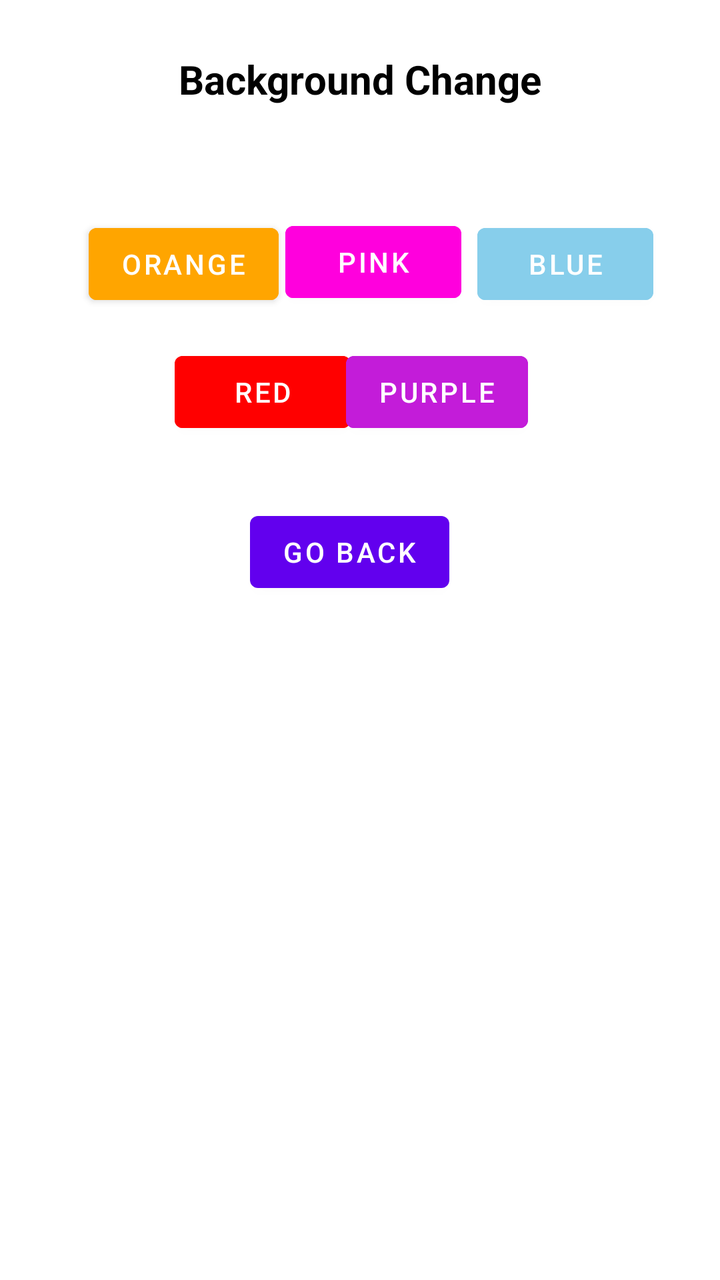
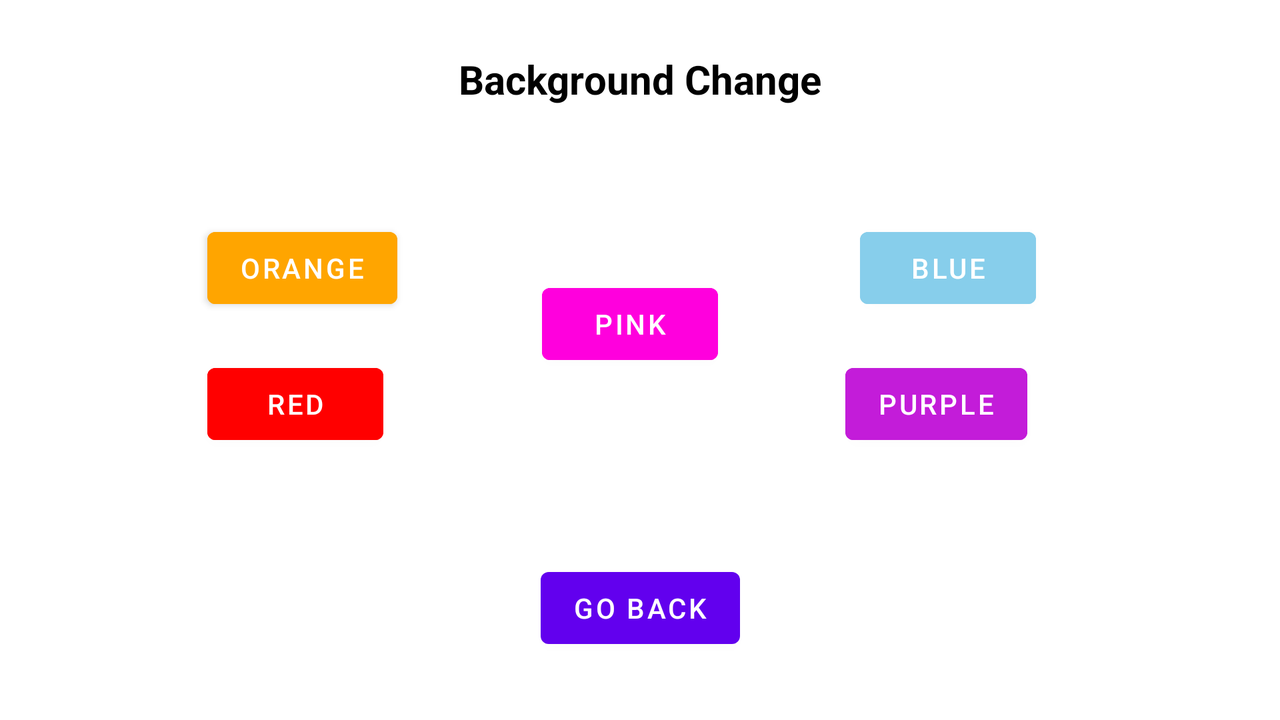

Compare how this app lays out the same screen by default and in its alternative resource folder. The renders come first, then the two layout files and the values they reference.
<!-- AndroidManifest.xml: application theme Theme.MediaPlayerCW -->
<!-- res/layout/activity_change_background.xml -->
<?xml version="1.0" encoding="utf-8"?>
<androidx.constraintlayout.widget.ConstraintLayout xmlns:android="http://schemas.android.com/apk/res/android"
    xmlns:app="http://schemas.android.com/apk/res-auto"
    xmlns:tools="http://schemas.android.com/tools"
    android:layout_width="match_parent"
    android:layout_height="match_parent"
    tools:context=".ChangeBackground"
    android:id="@+id/layout2"
    >

    <Button
        android:id="@+id/BackMainActivityButton"
        android:layout_width="wrap_content"
        android:layout_height="wrap_content"
        android:layout_marginTop="252dp"
        android:onClick="launchBackFirstActivity"
        android:text="@string/go_back"
        app:layout_constraintEnd_toEndOf="parent"
        app:layout_constraintHorizontal_bias="0.48"
        app:layout_constraintStart_toStartOf="parent"
        app:layout_constraintTop_toTopOf="parent" />

    <TextView
        android:id="@+id/ChangeBackgroundTitle"
        android:layout_width="wrap_content"
        android:layout_height="wrap_content"
        android:layout_centerHorizontal="true"
        android:layout_marginTop="16dp"
        android:padding="10dp"
        android:text="@string/background_change"
        android:textColor="@color/black"
        android:textSize="20sp"
        android:textStyle="bold"
        app:layout_constraintEnd_toEndOf="parent"
        app:layout_constraintStart_toStartOf="parent"
        app:layout_constraintTop_toTopOf="parent" />

    <Button
        android:id="@+id/Color1"
        android:layout_width="wrap_content"
        android:layout_height="wrap_content"
        android:layout_marginTop="108dp"
        android:backgroundTint="#FFA500"
        android:onClick="ChangeBackgroundOrange"
        android:text="@string/orange"
        app:layout_constraintEnd_toEndOf="parent"
        app:layout_constraintHorizontal_bias="0.167"
        app:layout_constraintStart_toStartOf="parent"
        app:layout_constraintTop_toTopOf="parent" />

    <Button
        android:id="@+id/Color2"
        android:layout_width="wrap_content"
        android:layout_height="wrap_content"
        android:layout_marginTop="16dp"
        android:backgroundTint="#FF0000"
        android:onClick="ChangeBackgroundRed"
        android:text="@string/red"
        app:layout_constraintEnd_toEndOf="parent"
        app:layout_constraintHorizontal_bias="0.321"
        app:layout_constraintStart_toStartOf="parent"
        app:layout_constraintTop_toBottomOf="@+id/Color1" />

    <Button
        android:id="@+id/Color3"
        android:layout_width="wrap_content"
        android:layout_height="wrap_content"
        android:layout_marginTop="108dp"
        android:backgroundTint="#87ceeb"
        android:onClick="ChangeBackgroundSkyBlue"
        android:text="@string/blue"
        app:layout_constraintEnd_toEndOf="parent"
        app:layout_constraintHorizontal_bias="0.748"
        app:layout_constraintStart_toEndOf="@+id/Color1"
        app:layout_constraintTop_toTopOf="parent" />

    <Button
        android:id="@+id/Color4"
        android:layout_width="wrap_content"
        android:layout_height="wrap_content"
        android:layout_marginTop="16dp"
        android:backgroundTint="#c31cd9"
        android:onClick="ChangeBackgroundPurple"
        android:text="@string/purple"
        app:layout_constraintEnd_toEndOf="parent"
        app:layout_constraintHorizontal_bias="0.643"
        app:layout_constraintStart_toStartOf="parent"
        app:layout_constraintTop_toBottomOf="@+id/Color3" />

    <Button
        android:id="@+id/Color5"
        android:layout_width="wrap_content"
        android:layout_height="wrap_content"
        android:layout_marginTop="44dp"
        android:backgroundTint="#ff00dd"
        android:onClick="ChangeBackgroundPink"
        android:text="@string/pink"
        app:layout_constraintEnd_toStartOf="@+id/Color3"
        app:layout_constraintHorizontal_bias="0.302"
        app:layout_constraintStart_toEndOf="@+id/Color1"
        app:layout_constraintTop_toBottomOf="@+id/ChangeBackgroundTitle" />
</androidx.constraintlayout.widget.ConstraintLayout>
<!-- resources referenced by this layout -->
<resources>
  <string name="background_change">Background Change</string>
  <string name="blue">Blue</string>
  <string name="go_back">Go back</string>
  <string name="orange">Orange</string>
  <string name="pink">Pink</string>
  <string name="purple">Purple</string>
  <string name="red">Red</string>
  <style name="Theme.MediaPlayerCW" parent="Theme.MaterialComponents.DayNight.DarkActionBar">
          
          <item name="colorPrimary">@color/purple_500</item>
          <item name="colorPrimaryVariant">@color/purple_700</item>
          <item name="colorOnPrimary">@color/white</item>
          
          <item name="colorSecondary">@color/teal_200</item>
          <item name="colorSecondaryVariant">@color/teal_700</item>
          <item name="colorOnSecondary">@color/black</item>
          
          <item name="android:statusBarColor" tools:targetApi="l">?attr/colorPrimaryVariant</item>
          
      </style>
</resources>
<!-- res/layout-land/activity_change_background.xml (the repository's variant of the layout above) -->
<!-- drawn on the phone turned sideways -->
<?xml version="1.0" encoding="utf-8"?>
<androidx.constraintlayout.widget.ConstraintLayout xmlns:android="http://schemas.android.com/apk/res/android"
    xmlns:app="http://schemas.android.com/apk/res-auto"
    xmlns:tools="http://schemas.android.com/tools"
    android:layout_width="match_parent"
    android:layout_height="match_parent"
    tools:context=".ChangeBackground"
    android:id="@+id/layout2"
    >

    <Button
        android:id="@+id/BackMainActivityButton"
        android:layout_width="wrap_content"
        android:layout_height="wrap_content"
        android:layout_marginTop="280dp"
        android:onClick="launchBackFirstActivity"
        android:text="@string/go_back"
        app:layout_constraintEnd_toEndOf="parent"
        app:layout_constraintStart_toStartOf="parent"
        app:layout_constraintTop_toTopOf="parent" />

    <TextView
        android:id="@+id/ChangeBackgroundTitle"
        android:layout_width="wrap_content"
        android:layout_height="wrap_content"
        android:layout_centerHorizontal="true"
        android:layout_marginTop="16dp"
        android:padding="10dp"
        android:text="@string/background_change"
        android:textColor="@color/black"
        android:textSize="20sp"
        android:textStyle="bold"
        app:layout_constraintEnd_toEndOf="parent"
        app:layout_constraintStart_toStartOf="parent"
        app:layout_constraintTop_toTopOf="parent" />

    <Button
        android:id="@+id/Color1"
        android:layout_width="wrap_content"
        android:layout_height="wrap_content"
        android:layout_marginTop="110dp"
        android:backgroundTint="#FFA500"
        android:onClick="ChangeBackgroundOrange"
        android:text="@string/orange"
        app:layout_constraintEnd_toEndOf="parent"
        app:layout_constraintHorizontal_bias="0.19"
        app:layout_constraintStart_toStartOf="parent"
        app:layout_constraintTop_toTopOf="parent" />

    <Button
        android:id="@+id/Color2"
        android:layout_width="wrap_content"
        android:layout_height="wrap_content"
        android:layout_marginTop="20dp"
        android:backgroundTint="#FF0000"
        android:onClick="ChangeBackgroundRed"
        android:text="@string/red"
        app:layout_constraintEnd_toEndOf="parent"
        app:layout_constraintHorizontal_bias="0.188"
        app:layout_constraintStart_toStartOf="parent"
        app:layout_constraintTop_toBottomOf="@+id/Color1" />

    <Button
        android:id="@+id/Color3"
        android:layout_width="wrap_content"
        android:layout_height="wrap_content"
        android:layout_marginTop="110dp"
        android:backgroundTint="#87ceeb"
        android:onClick="ChangeBackgroundSkyBlue"
        android:text="@string/blue"
        app:layout_constraintEnd_toEndOf="parent"
        app:layout_constraintHorizontal_bias="0.655"
        app:layout_constraintStart_toEndOf="@+id/Color1"
        app:layout_constraintTop_toTopOf="parent" />

    <Button
        android:id="@+id/Color4"
        android:layout_width="wrap_content"
        android:layout_height="wrap_content"
        android:layout_marginTop="20dp"
        android:backgroundTint="#c31cd9"
        android:onClick="ChangeBackgroundPurple"
        android:text="@string/purple"
        app:layout_constraintEnd_toEndOf="parent"
        app:layout_constraintHorizontal_bias="0.77"
        app:layout_constraintStart_toStartOf="parent"
        app:layout_constraintTop_toBottomOf="@+id/Color3" />

    <Button
        android:id="@+id/Color5"
        android:layout_width="wrap_content"
        android:layout_height="wrap_content"
        android:layout_marginTop="75dp"
        android:backgroundTint="#ff00dd"
        android:onClick="ChangeBackgroundPink"
        android:text="@string/pink"
        app:layout_constraintEnd_toEndOf="parent"
        app:layout_constraintHorizontal_bias="0.491"
        app:layout_constraintStart_toStartOf="parent"
        app:layout_constraintTop_toBottomOf="@+id/ChangeBackgroundTitle" />
</androidx.constraintlayout.widget.ConstraintLayout>
